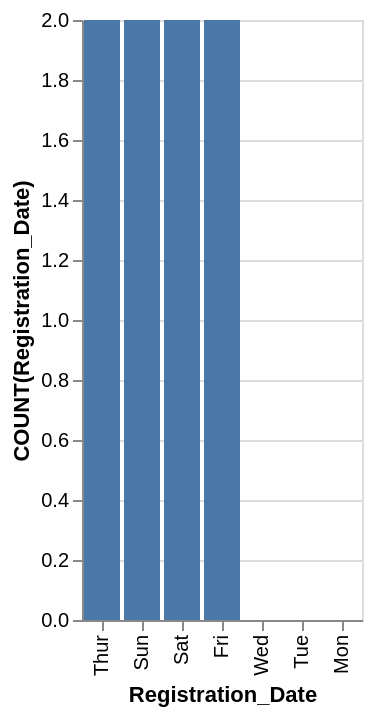

Specify this chart in Vega-Lite:
### Vega-Lite specification from a JSON file in a GitHub repository (floating-point values rounded to 4 significant figures)
{"data": {"values": [{"x_data": "Thur", "y_data": 2}, {"x_data": "Sun", "y_data": 2}, {"x_data": "Sat", "y_data": 2}, {"x_data": "Fri", "y_data": 2}, {"x_data": "Wed", "y_data": 0}, {"x_data": "Tue", "y_data": 0}, {"x_data": "Mon", "y_data": 0}]}, "mark": "bar", "encoding": {"x": {"field": "x_data", "type": "nominal", "title": "Registration_Date", "sort": {"op": "sum", "field": "y_data", "order": "descending"}}, "y": {"field": "y_data", "type": "quantitative", "title": "COUNT(Registration_Date)"}}}
